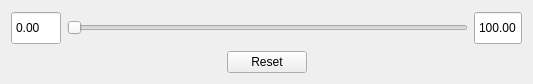
<?xml version="1.0" encoding="UTF-8"?>
<ui version="4.0">
 <class>RangeSliderDialog</class>
 <widget class="QDialog" name="RangeSliderDialog">
  <property name="geometry">
   <rect>
    <x>0</x>
    <y>0</y>
    <width>533</width>
    <height>84</height>
   </rect>
  </property>
  <property name="sizePolicy">
   <sizepolicy hsizetype="Preferred" vsizetype="Fixed">
    <horstretch>0</horstretch>
    <verstretch>0</verstretch>
   </sizepolicy>
  </property>
  <property name="minimumSize">
   <size>
    <width>500</width>
    <height>0</height>
   </size>
  </property>
  <property name="maximumSize">
   <size>
    <width>16777215</width>
    <height>100</height>
   </size>
  </property>
  <property name="windowTitle">
   <string>Dose Range</string>
  </property>
  <layout class="QGridLayout" name="gridLayout">
   <item row="0" column="0">
    <layout class="QVBoxLayout" name="verticalLayout">
     <item>
      <layout class="QHBoxLayout" name="horizontalLayout">
       <item>
        <widget class="QDoubleSpinBox" name="SpinBoxMinDose">
         <property name="sizePolicy">
          <sizepolicy hsizetype="Preferred" vsizetype="Preferred">
           <horstretch>0</horstretch>
           <verstretch>0</verstretch>
          </sizepolicy>
         </property>
         <property name="minimumSize">
          <size>
           <width>50</width>
           <height>30</height>
          </size>
         </property>
         <property name="maximumSize">
          <size>
           <width>60</width>
           <height>50</height>
          </size>
         </property>
         <property name="wrapping">
          <bool>true</bool>
         </property>
         <property name="frame">
          <bool>true</bool>
         </property>
         <property name="buttonSymbols">
          <enum>QAbstractSpinBox::ButtonSymbols::NoButtons</enum>
         </property>
        </widget>
       </item>
       <item>
        <widget class="QDoubleSlider" name="horizontalSlider">
         <property name="focusPolicy">
          <enum>Qt::FocusPolicy::NoFocus</enum>
         </property>
         <property name="styleSheet">
          <string notr="true"/>
         </property>
         <property name="orientation">
          <enum>Qt::Orientation::Horizontal</enum>
         </property>
        </widget>
       </item>
       <item>
        <widget class="QDoubleSpinBox" name="SpinBoxMaxDose">
         <property name="sizePolicy">
          <sizepolicy hsizetype="Preferred" vsizetype="Preferred">
           <horstretch>0</horstretch>
           <verstretch>0</verstretch>
          </sizepolicy>
         </property>
         <property name="minimumSize">
          <size>
           <width>40</width>
           <height>30</height>
          </size>
         </property>
         <property name="maximumSize">
          <size>
           <width>60</width>
           <height>40</height>
          </size>
         </property>
         <property name="buttonSymbols">
          <enum>QAbstractSpinBox::ButtonSymbols::NoButtons</enum>
         </property>
         <property name="correctionMode">
          <enum>QAbstractSpinBox::CorrectionMode::CorrectToNearestValue</enum>
         </property>
         <property name="maximum">
          <double>100.000000000000000</double>
         </property>
         <property name="value">
          <double>100.000000000000000</double>
         </property>
        </widget>
       </item>
      </layout>
     </item>
     <item>
      <layout class="QHBoxLayout" name="horizontalLayout_2">
       <item>
        <spacer name="horizontalSpacer">
         <property name="orientation">
          <enum>Qt::Orientation::Horizontal</enum>
         </property>
         <property name="sizeHint" stdset="0">
          <size>
           <width>40</width>
           <height>20</height>
          </size>
         </property>
        </spacer>
       </item>
       <item>
        <widget class="QPushButton" name="pushButton">
         <property name="focusPolicy">
          <enum>Qt::FocusPolicy::NoFocus</enum>
         </property>
         <property name="text">
          <string>Reset</string>
         </property>
         <property name="icon">
          <iconset>
           <normaloff>:/Icons/Reset.png</normaloff>:/Icons/Reset.png</iconset>
         </property>
        </widget>
       </item>
       <item>
        <spacer name="horizontalSpacer_2">
         <property name="orientation">
          <enum>Qt::Orientation::Horizontal</enum>
         </property>
         <property name="sizeHint" stdset="0">
          <size>
           <width>40</width>
           <height>20</height>
          </size>
         </property>
        </spacer>
       </item>
      </layout>
     </item>
    </layout>
   </item>
  </layout>
 </widget>
 <customwidgets>
  <customwidget>
   <class>QDoubleSlider</class>
   <extends>QSlider</extends>
   <header>qDoubleSlider.h</header>
  </customwidget>
 </customwidgets>
 <tabstops>
  <tabstop>SpinBoxMinDose</tabstop>
  <tabstop>SpinBoxMaxDose</tabstop>
  <tabstop>pushButton</tabstop>
  <tabstop>horizontalSlider</tabstop>
 </tabstops>
 <resources>
  <include location="RC.qrc"/>
 </resources>
 <connections/>
</ui>
